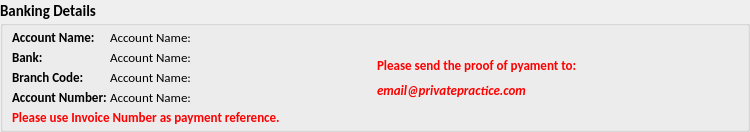
     <widget class="QGroupBox" name="g2_banking_details_2">
      <property name="sizePolicy">
       <sizepolicy hsizetype="Fixed" vsizetype="Preferred">
        <horstretch>0</horstretch>
        <verstretch>0</verstretch>
       </sizepolicy>
      </property>
      <property name="minimumSize">
       <size>
        <width>750</width>
        <height>0</height>
       </size>
      </property>
      <property name="font">
       <font>
        <family>Calibri</family>
        <pointsize>11</pointsize>
        <bold>true</bold>
       </font>
      </property>
      <property name="title">
       <string>Banking Details</string>
      </property>
      <layout class="QVBoxLayout" name="verticalLayout">
       <property name="spacing">
        <number>3</number>
       </property>
       <property name="leftMargin">
        <number>9</number>
       </property>
       <property name="topMargin">
        <number>3</number>
       </property>
       <property name="rightMargin">
        <number>9</number>
       </property>
       <property name="bottomMargin">
        <number>3</number>
       </property>
       <item>
        <layout class="QHBoxLayout" name="r9_banking_details_2">
         <property name="spacing">
          <number>3</number>
         </property>
         <item>
          <layout class="QFormLayout" name="f_bankning_deets_2">
           <item row="0" column="0">
            <widget class="QLabel" name="l_acc_name_2">
             <property name="font">
              <font>
               <family>Calibri</family>
               <pointsize>10</pointsize>
               <bold>true</bold>
              </font>
             </property>
             <property name="text">
              <string>Account Name:</string>
             </property>
            </widget>
           </item>
           <item row="0" column="1">
            <widget class="QLabel" name="bd_5">
             <property name="font">
              <font>
               <family>Calibri</family>
               <pointsize>10</pointsize>
               <bold>false</bold>
              </font>
             </property>
             <property name="text">
              <string>Account Name:</string>
             </property>
            </widget>
           </item>
           <item row="1" column="0">
            <widget class="QLabel" name="l_bank_2">
             <property name="font">
              <font>
               <family>Calibri</family>
               <pointsize>10</pointsize>
               <bold>true</bold>
              </font>
             </property>
             <property name="text">
              <string>Bank:</string>
             </property>
            </widget>
           </item>
           <item row="1" column="1">
            <widget class="QLabel" name="bd_6">
             <property name="font">
              <font>
               <family>Calibri</family>
               <pointsize>10</pointsize>
               <bold>false</bold>
              </font>
             </property>
             <property name="text">
              <string>Account Name:</string>
             </property>
            </widget>
           </item>
           <item row="2" column="0">
            <widget class="QLabel" name="l_b_code_2">
             <property name="font">
              <font>
               <family>Calibri</family>
               <pointsize>10</pointsize>
               <bold>true</bold>
              </font>
             </property>
             <property name="text">
              <string>Branch Code:</string>
             </property>
            </widget>
           </item>
           <item row="2" column="1">
            <widget class="QLabel" name="bd_7">
             <property name="font">
              <font>
               <family>Calibri</family>
               <pointsize>10</pointsize>
               <bold>false</bold>
              </font>
             </property>
             <property name="text">
              <string>Account Name:</string>
             </property>
            </widget>
           </item>
           <item row="3" column="0">
            <widget class="QLabel" name="l_acc_num_2">
             <property name="font">
              <font>
               <family>Calibri</family>
               <pointsize>10</pointsize>
               <bold>true</bold>
              </font>
             </property>
             <property name="text">
              <string>Account Number:</string>
             </property>
            </widget>
           </item>
           <item row="3" column="1">
            <widget class="QLabel" name="bd_8">
             <property name="font">
              <font>
               <family>Calibri</family>
               <pointsize>10</pointsize>
               <bold>false</bold>
              </font>
             </property>
             <property name="text">
              <string>Account Name:</string>
             </property>
            </widget>
           </item>
           <item row="4" column="0" colspan="2">
            <widget class="QLabel" name="city_17">
             <property name="palette">
              <palette>
               <active>
                <colorrole role="WindowText">
                 <brush brushstyle="SolidPattern">
                  <color alpha="255">
                   <red>255</red>
                   <green>0</green>
                   <blue>0</blue>
                  </color>
                 </brush>
                </colorrole>
               </active>
               <inactive>
                <colorrole role="WindowText">
                 <brush brushstyle="SolidPattern">
                  <color alpha="255">
                   <red>255</red>
                   <green>0</green>
                   <blue>0</blue>
                  </color>
                 </brush>
                </colorrole>
               </inactive>
               <disabled>
                <colorrole role="WindowText">
                 <brush brushstyle="SolidPattern">
                  <color alpha="255">
                   <red>120</red>
                   <green>120</green>
                   <blue>120</blue>
                  </color>
                 </brush>
                </colorrole>
               </disabled>
              </palette>
             </property>
             <property name="font">
              <font>
               <family>Calibri</family>
               <pointsize>10</pointsize>
               <bold>true</bold>
              </font>
             </property>
             <property name="text">
              <string>Please use Invoice Number as payment reference.</string>
             </property>
            </widget>
           </item>
          </layout>
         </item>
         <item>
          <layout class="QVBoxLayout" name="f_send_ref_2">
           <item>
            <widget class="QLabel" name="spacer_3">
             <property name="font">
              <font>
               <family>Calibri</family>
               <pointsize>10</pointsize>
               <bold>false</bold>
              </font>
             </property>
             <property name="text">
              <string/>
             </property>
            </widget>
           </item>
           <item>
            <widget class="QLabel" name="l_send_ref_2">
             <property name="palette">
              <palette>
               <active>
                <colorrole role="WindowText">
                 <brush brushstyle="SolidPattern">
                  <color alpha="255">
                   <red>255</red>
                   <green>0</green>
                   <blue>0</blue>
                  </color>
                 </brush>
                </colorrole>
               </active>
               <inactive>
                <colorrole role="WindowText">
                 <brush brushstyle="SolidPattern">
                  <color alpha="255">
                   <red>255</red>
                   <green>0</green>
                   <blue>0</blue>
                  </color>
                 </brush>
                </colorrole>
               </inactive>
               <disabled>
                <colorrole role="WindowText">
                 <brush brushstyle="SolidPattern">
                  <color alpha="255">
                   <red>120</red>
                   <green>120</green>
                   <blue>120</blue>
                  </color>
                 </brush>
                </colorrole>
               </disabled>
              </palette>
             </property>
             <property name="font">
              <font>
               <family>Calibri</family>
               <pointsize>10</pointsize>
               <italic>false</italic>
               <bold>true</bold>
              </font>
             </property>
             <property name="text">
              <string>Please send the proof of pyament to:</string>
             </property>
            </widget>
           </item>
           <item>
            <widget class="QLabel" name="ref_email">
             <property name="palette">
              <palette>
               <active>
                <colorrole role="WindowText">
                 <brush brushstyle="SolidPattern">
                  <color alpha="255">
                   <red>255</red>
                   <green>0</green>
                   <blue>0</blue>
                  </color>
                 </brush>
                </colorrole>
               </active>
               <inactive>
                <colorrole role="WindowText">
                 <brush brushstyle="SolidPattern">
                  <color alpha="255">
                   <red>255</red>
                   <green>0</green>
                   <blue>0</blue>
                  </color>
                 </brush>
                </colorrole>
               </inactive>
               <disabled>
                <colorrole role="WindowText">
                 <brush brushstyle="SolidPattern">
                  <color alpha="255">
                   <red>120</red>
                   <green>120</green>
                   <blue>120</blue>
                  </color>
                 </brush>
                </colorrole>
               </disabled>
              </palette>
             </property>
             <property name="font">
              <font>
               <family>Calibri</family>
               <pointsize>10</pointsize>
               <italic>true</italic>
               <bold>true</bold>
              </font>
             </property>
             <property name="text">
              <string>email@privatepractice.com</string>
             </property>
            </widget>
           </item>
           <item>
            <widget class="QLabel" name="spacer_4">
             <property name="font">
              <font>
               <family>Calibri</family>
               <pointsize>10</pointsize>
               <bold>false</bold>
              </font>
             </property>
             <property name="text">
              <string/>
             </property>
            </widget>
           </item>
          </layout>
         </item>
        </layout>
       </item>
      </layout>
     </widget>
